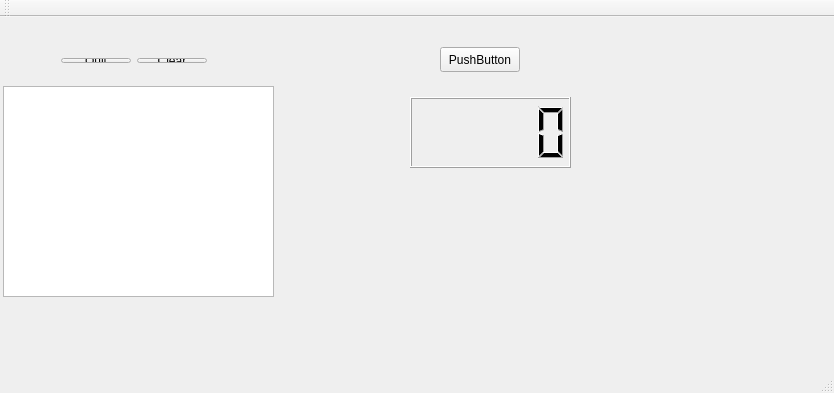
<?xml version="1.0" encoding="UTF-8"?>
<ui version="4.0">
 <class>MainWindow</class>
 <widget class="QMainWindow" name="MainWindow">
  <property name="geometry">
   <rect>
    <x>0</x>
    <y>0</y>
    <width>834</width>
    <height>393</height>
   </rect>
  </property>
  <property name="windowTitle">
   <string>MainWindow</string>
  </property>
  <widget class="QWidget" name="centralWidget">
   <widget class="QPlainTextEdit" name="plainTextEdit">
    <property name="geometry">
     <rect>
      <x>3</x>
      <y>69</y>
      <width>271</width>
      <height>211</height>
     </rect>
    </property>
   </widget>
   <widget class="QWidget" name="layoutWidget">
    <property name="geometry">
     <rect>
      <x>50</x>
      <y>30</y>
      <width>168</width>
      <height>27</height>
     </rect>
    </property>
    <layout class="QHBoxLayout" name="horizontalLayout">
     <item>
      <widget class="QPushButton" name="pushButton">
       <property name="text">
        <string>Quit</string>
       </property>
      </widget>
     </item>
     <item>
      <widget class="QPushButton" name="pushButton_2">
       <property name="text">
        <string>Clear</string>
       </property>
      </widget>
     </item>
    </layout>
   </widget>
   <widget class="QLCDNumber" name="lcdNumber">
    <property name="geometry">
     <rect>
      <x>410</x>
      <y>80</y>
      <width>161</width>
      <height>71</height>
     </rect>
    </property>
   </widget>
   <widget class="QPushButton" name="pushButton_3">
    <property name="geometry">
     <rect>
      <x>440</x>
      <y>30</y>
      <width>80</width>
      <height>25</height>
     </rect>
    </property>
    <property name="text">
     <string>PushButton</string>
    </property>
   </widget>
  </widget>
  <widget class="QMenuBar" name="menuBar">
   <property name="geometry">
    <rect>
     <x>0</x>
     <y>0</y>
     <width>834</width>
     <height>22</height>
    </rect>
   </property>
  </widget>
  <widget class="QToolBar" name="mainToolBar">
   <attribute name="toolBarArea">
    <enum>TopToolBarArea</enum>
   </attribute>
   <attribute name="toolBarBreak">
    <bool>false</bool>
   </attribute>
  </widget>
  <widget class="QStatusBar" name="statusBar"/>
 </widget>
 <layoutdefault spacing="6" margin="11"/>
 <resources/>
 <connections>
  <connection>
   <sender>pushButton</sender>
   <signal>clicked()</signal>
   <receiver>MainWindow</receiver>
   <slot>close()</slot>
   <hints>
    <hint type="sourcelabel">
     <x>58</x>
     <y>82</y>
    </hint>
    <hint type="destinationlabel">
     <x>18</x>
     <y>85</y>
    </hint>
   </hints>
  </connection>
  <connection>
   <sender>pushButton_2</sender>
   <signal>clicked()</signal>
   <receiver>plainTextEdit</receiver>
   <slot>clear()</slot>
   <hints>
    <hint type="sourcelabel">
     <x>193</x>
     <y>86</y>
    </hint>
    <hint type="destinationlabel">
     <x>191</x>
     <y>140</y>
    </hint>
   </hints>
  </connection>
  <connection>
   <sender>pushButton_3</sender>
   <signal>customContextMenuRequested(QPoint)</signal>
   <receiver>lcdNumber</receiver>
   <slot>setDecMode()</slot>
   <hints>
    <hint type="sourcelabel">
     <x>490</x>
     <y>80</y>
    </hint>
    <hint type="destinationlabel">
     <x>511</x>
     <y>140</y>
    </hint>
   </hints>
  </connection>
 </connections>
</ui>
